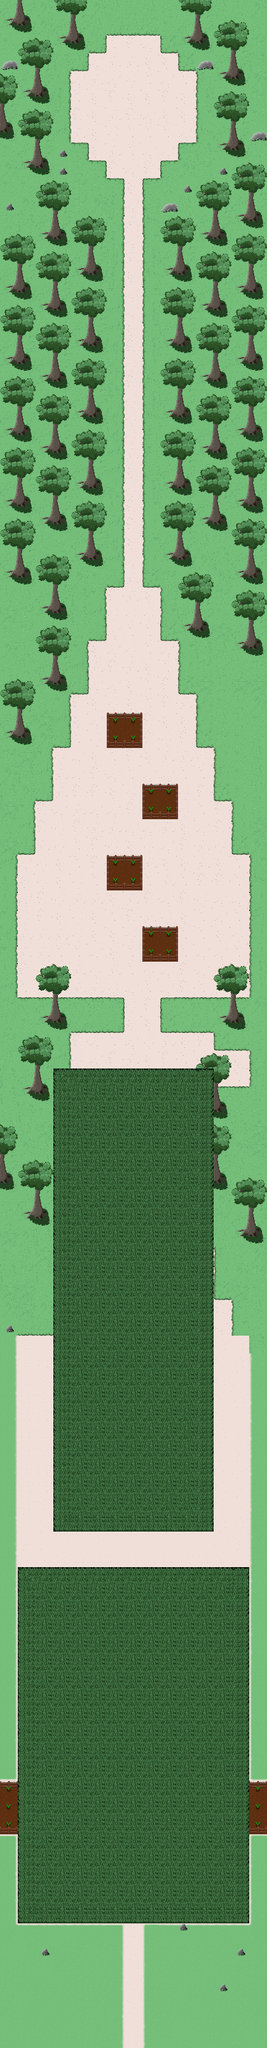

This is a level from a 2D game, rendered from its Tiled map with the project's own tilesets. A one-line summary and the map file follow, with tile-layer data summarised:
An orthogonal 15x115 tile map with 32x32 px tiles, 1 tile layer (foreground), 3 tilesets and 1 object (playerStart).

<map version="1.0" tiledversion="1.1.4" orientation="orthogonal" renderorder="right-down" width="15" height="115" tilewidth="32" tileheight="32" infinite="0" nextobjectid="13">
 <tileset firstgid="1" name="protoblocks" tilewidth="32" tileheight="32" tilecount="900" columns="30">
  <image source="../../assets/protoblocks.png" width="960" height="960" />
 </tileset>
 <tileset firstgid="901" name="batch-necessary" tilewidth="32" tileheight="32" tilecount="900" columns="30">
  <image source="../../assets/batch-necessary.png" width="960" height="960" />
 </tileset>
 <tileset firstgid="1801" name="level1" tilewidth="32" tileheight="32" tilecount="900" columns="30">
  <image source="../../assets/level1.png" width="960" height="960" />
 </tileset>
 <layer name="foreground" width="15" height="115">
  <data>[1725 cells, 1725 non-empty, 95 distinct tile ids]</data>
 </layer>
 <objectgroup name="objectsLayer">
  <object id="2" name="playerStart" type="playerStart" gid="1051" x="224" y="3616" width="32" height="32" />
 </objectgroup>
</map>
